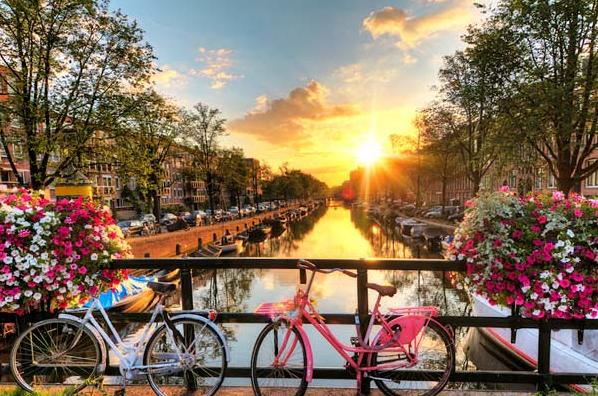
%> input picture General_Images_Analysis/1 Image smoothing and simple geometric operations in Matlab/images/amsterdam.jpg, 598 x 396 px
$ octave ej_13.m   (GNU Octave 9; MATLAB toolbox functions it lacks are replaced by stand-ins)
%> lines starting %> are read from the running program, lines starting %| are printed output that depends on the picture
### General_Images_Analysis/1 Image smoothing and simple geometric operations in Matlab/src/ej_13_function.m
function ej_13_function( imagename )
%> called with imagename = 'amsterdam.jpg'
    %a)
    %Read original image
    im_orig = imread(imagename);
%> im_orig is the input picture: size 396x598x3 uint8; mean R, G, B 132.5, 111.9, 91

    %b)
    %RESCALE
    im_small = imresize(im_orig,0.1);%image resizing to 10 times smaller
    %Show how details of the image disappear when rescale the size of the image
    figure;%figure1
    subplot(1,2,1); imshow(im_orig); title('Original');%will plot on the left side of figure 2
    subplot(1,2,2); imshow(im_small); title('Rescaled');%will plot on the right side
    %As we can see on the previous plot, lots of details are lost when rescaling the selected image.

    %HISTOGRAMS
    %Does the histogram change of both images (the original and the rescaled one)?
    figure;%figure2
    %(histograms only work with one color channel at a time)
    %histogram for the original image
    subplot(1,2,1); imhist(rgb2gray(im_orig)); title('Original');%will plot on the left side of figure 2
    %histogram for the rescaled image
    subplot(1,2,2); imhist(rgb2gray(im_small)); title('Rescaled');%will plot on the right side

    %RETURN TO ORIGINAL SIZE
    %Return back the smaller image to the original size. Compare to the original one.
    im_small_re = imresize(im_small,10);
    figure;%figure3
    subplot(1,2,1); imshow(im_orig); title('Original');%will plot on the left side of figure 2
    subplot(1,2,2); imshow(im_small_re); title('Restored size');%will plot on the right side
    %Whe can see that the pixel density is better than in the without returning
    %to the original size image, but, the information that was lost when we
    %rescaled first time hasn't been recovered with simply returning to the
    %original size.

    %HISTOGRAMS
    figure;
    subplot(1,3,1); imhist(rgb2gray(im_orig)); title('Original Image Histogram');
    subplot(1,3,2); imhist(rgb2gray(im_small)); title('Small image Histogram');
    subplot(1,3,3); imhist(rgb2gray(im_small_re)); title('Returned to original size Histogram');
%> this loop made 2 passes; what is shown inside it comes from the first

    %c)
    figure;
    subplot(3,3,1); imshow(im_orig); title('Original');
    mask=[1 1 1 1 1 1 1 1 1 1]/10;%vector mask
    subplot(3,3,2); imshow(mask); title('Mask: [1 1 1 1 1 1 1 1 1 1]/10');
    hsize = 10; sigma = 3;
    filter = fspecial('gaussian',hsize,sigma);%gaussian filter
    subplot(3,3,3); imagesc(filter); axis equal tight; title('Gausian Filter');
    %first iteration
    img_smooth_mask=imfilter(im_orig,mask);%vector mask filtering
    img_smooth_gausian = imfilter(im_orig, filter);%gausian filering
    subplot(3,3,4); imshow(img_smooth_mask); title('1 M. Smooth');
    subplot(3,3,7); imshow(img_smooth_gausian); title('1 G. Smooth');
    for i=1 : 2
        img_smooth_mask=imfilter(img_smooth_mask,mask);%vector mask filtering
        img_smooth_gausian = imfilter(img_smooth_gausian, filter);%gausian filering
        subplot(3,3,i+4); imshow(img_smooth_mask); title(strcat(num2str(i+1),' M. Smooth'));
        subplot(3,3,i+7); imshow(img_smooth_gausian); title(strcat(num2str(i+1),' G. Smooth'));
    end
%Can you apply the filter on the rgb image?
    %Yes you can. Demostration:
%     hsize = 10; sigma = 3;
%     filter = fspecial('gaussian',hsize,sigma);%gaussian filter
%     img_smooth_gausian = imfilter(im_orig, filter);%gausian filering
%     figure; imshow(img_smooth_gausian); title('RGB Image Smoothed with Gausian Filter');
%What type should be the image before convolving and why?
    %Should be a 2D image, because the conv2 is for 2D Matrixes.
%What dimensions should be the mask?
    %Should be at least a 1D mask, in orther to have horitzontal or
    %vertical smooting. Or it can be a matrix based mask.
%What is the difference using the following three masks:
    %a) [1 1 1 1 1] -> Is only Horitzontal Smoothing mask
    %b) [1;1;1;1;1] -> Is only Vertical Smoothing mask
    %c) [[1 1 1 1 1];[1 1 1 1 1];[1 1 1 1 1];[1 1 1 1 1];[1 1 1 1 1]] ->
    %Is using information from horizontal and vertical neightbours to smooth the image.
%Do we need to normalize the mask (divide by the sum of all its numbers)?
    %Yes, because otherwise we may obtain values that are out of range
    %(more than 255).

%Note2) Substract the smoothed image to the original one, in order to see
%the differences.
figure;
subplot(1,3,1); imshow(im_orig); title('Original Image');
subplot(1,3,2); imshow(img_smooth_gausian); title('Gaussian Smoothed Image');
subplot(1,3,3); imshow(imsubtract(im_orig, img_smooth_gausian)); title('Substraction from both images');

end

### General_Images_Analysis/1 Image smoothing and simple geometric operations in Matlab/src/ej_13.m
%exercise 1.3
clear;
close all;
ej_13_function('amsterdam.jpg');
%Note1 & Note2)
ej_13_function('corals.jpg');
%> call 2 of ej_13_function, with imagename = 'corals.jpg'
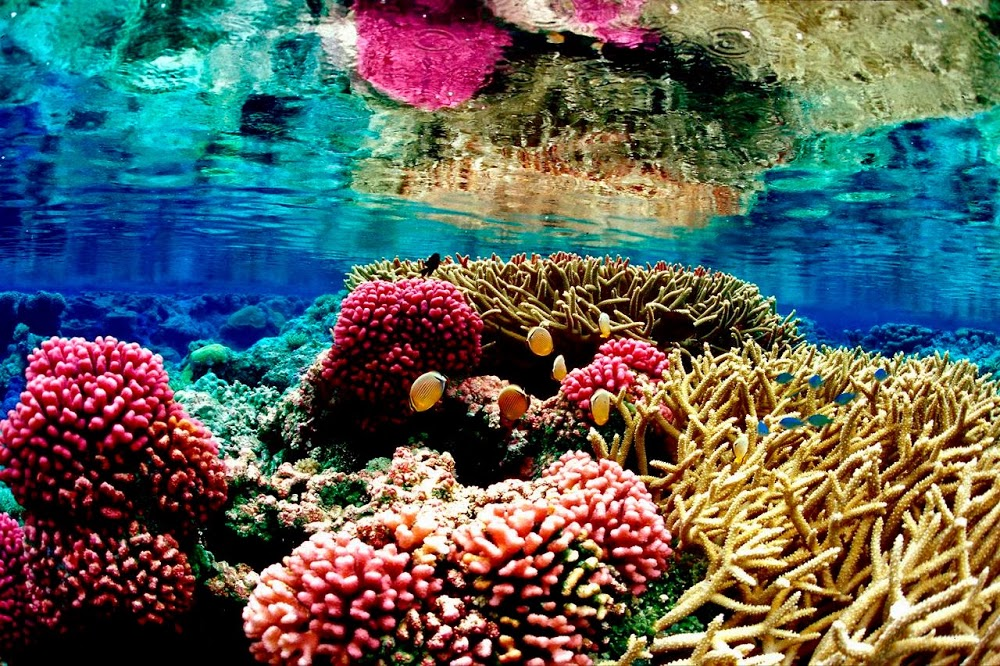
%> input picture General_Images_Analysis/1 Image smoothing and simple geometric operations in Matlab/images/corals.jpg, 1000 x 666 px
%> in ej_13_function, im_orig is the input picture: size 666x1000x3 uint8; mean R, G, B 90.9, 97.4, 92.3
%> this loop made 2 passes; what is shown inside it comes from the first
%> in ej_13_function (call 2), `title(strcat(num2str(i+1),' G. Smooth'))`:
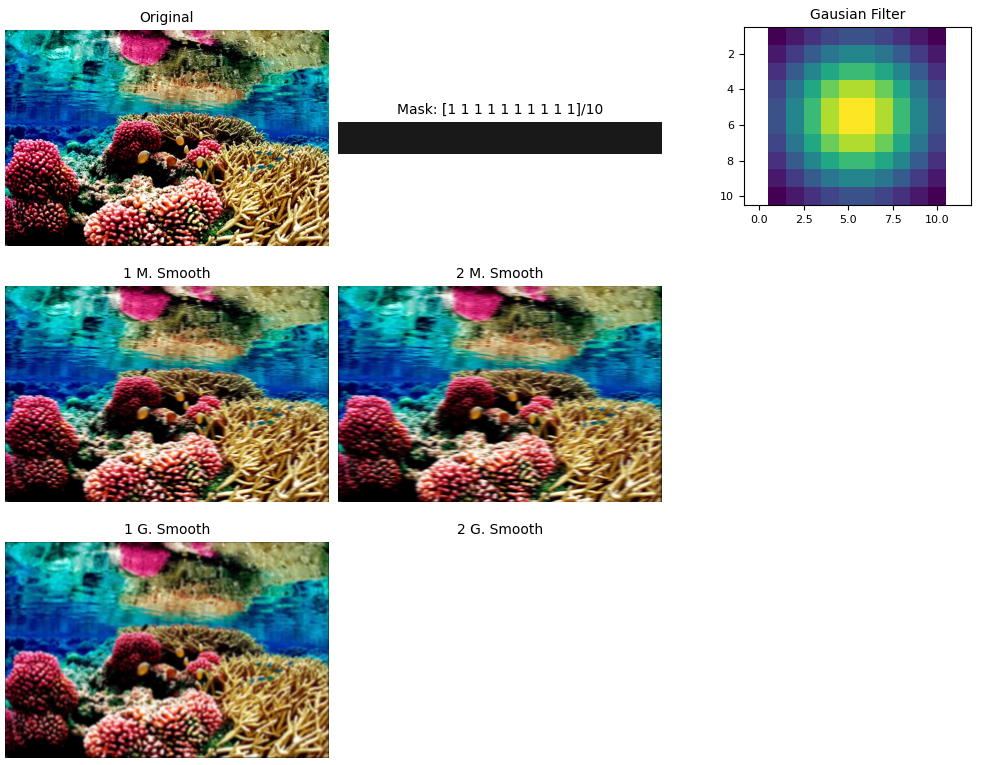
%> figure redrawn from the program's plot data, 7 panels
ej_13_function('dog.jpg');
%> call 3 of ej_13_function, with imagename = 'dog.jpg'
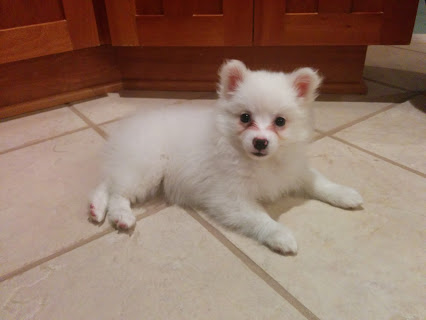
%> input picture General_Images_Analysis/1 Image smoothing and simple geometric operations in Matlab/images/dog.jpg, 426 x 320 px
%> in ej_13_function, im_orig is the input picture: size 320x426x3 uint8; mean R, G, B 148.4, 121.1, 106.2
%> in ej_13_function (call 3), `title('Rescaled')`:
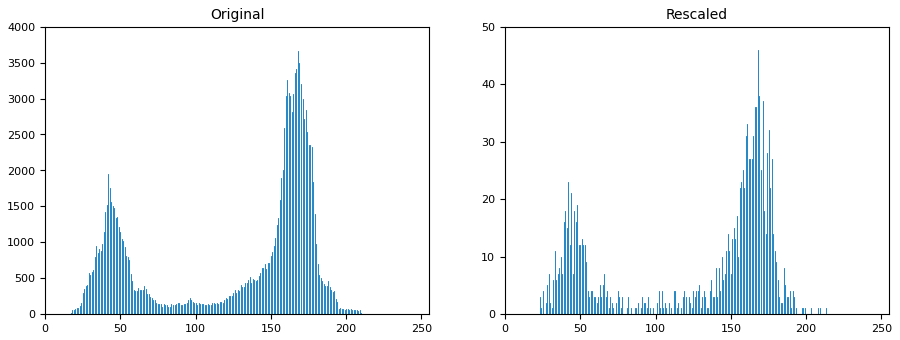
%> figure redrawn from the program's plot data, 2 panels; panel 1: highest point at x = 168, y = 3667; panel 2: highest point at x = 168, y = 46
%> this loop made 2 passes; what is shown inside it comes from the first
%> in ej_13_function (call 3), `title('Returned to original size Histogram')`:
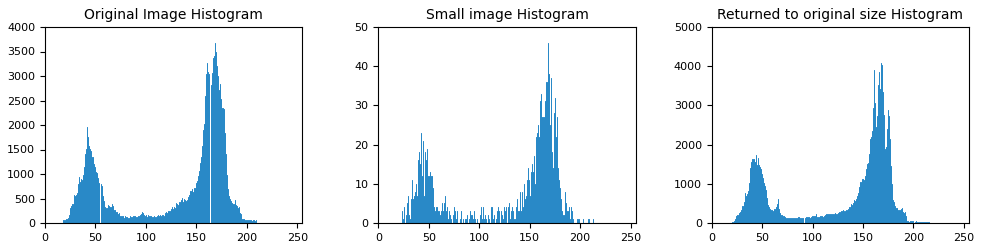
%> figure redrawn from the program's plot data, 3 panels; panel 1: highest point at x = 168, y = 3667; panel 2: highest point at x = 168, y = 46; panel 3: highest point at x = 168, y = 4082
%> in ej_13_function (call 3), `for i=1 : 2 img_smooth_mask=imfilter(img_smooth_mask,mask); img_smooth..`:
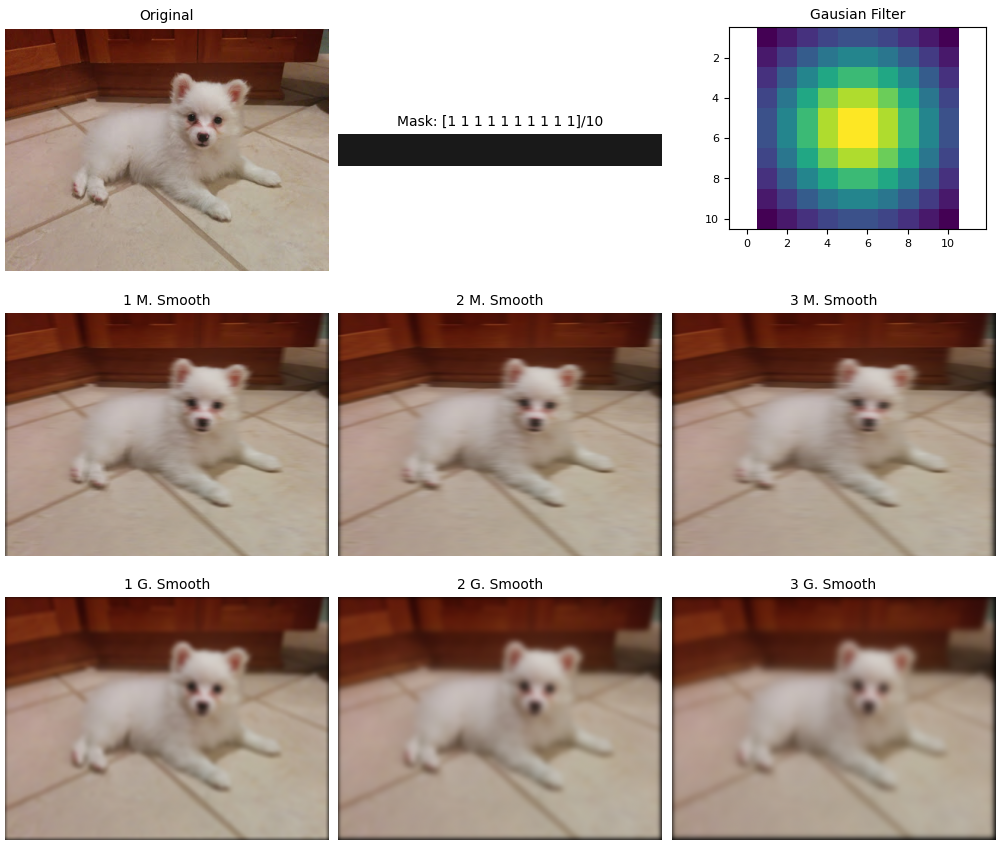
%> figure redrawn from the program's plot data, 9 panels
%> in ej_13_function (call 3), `imshow(imsubtract(im_orig, img_smooth_gausian))`:
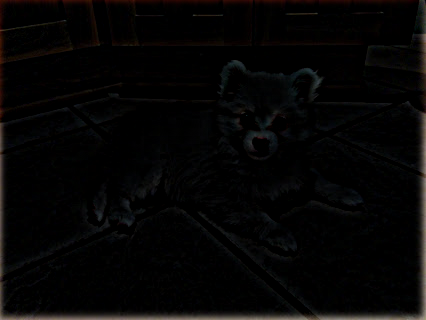
%> displayed picture: size 320x426x3, on the screen's scale of 0 to 255; mean R, G, B 5.7, 5.1, 4.8
